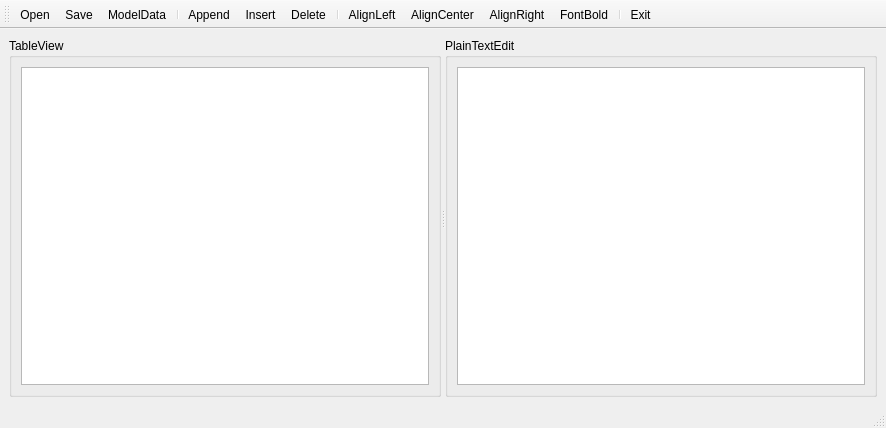
<?xml version="1.0" encoding="UTF-8"?>
<ui version="4.0">
 <class>MainWindow</class>
 <widget class="QMainWindow" name="MainWindow">
  <property name="geometry">
   <rect>
    <x>0</x>
    <y>0</y>
    <width>886</width>
    <height>428</height>
   </rect>
  </property>
  <property name="windowTitle">
   <string>MainWindow</string>
  </property>
  <property name="layoutDirection">
   <enum>Qt::LeftToRight</enum>
  </property>
  <widget class="QWidget" name="centralwidget">
   <layout class="QGridLayout" name="gridLayout_3">
    <item row="0" column="0">
     <widget class="QSplitter" name="splitter">
      <property name="orientation">
       <enum>Qt::Horizontal</enum>
      </property>
      <widget class="QGroupBox" name="groupBox">
       <property name="title">
        <string>TableView</string>
       </property>
       <layout class="QGridLayout" name="gridLayout">
        <item row="0" column="0">
         <widget class="QTableView" name="tableView"/>
        </item>
       </layout>
      </widget>
      <widget class="QGroupBox" name="groupBox_2">
       <property name="title">
        <string>PlainTextEdit</string>
       </property>
       <layout class="QGridLayout" name="gridLayout_2">
        <item row="0" column="0">
         <widget class="QPlainTextEdit" name="PlaninTextEdit"/>
        </item>
       </layout>
      </widget>
     </widget>
    </item>
   </layout>
  </widget>
  <widget class="QMenuBar" name="menubar">
   <property name="geometry">
    <rect>
     <x>0</x>
     <y>0</y>
     <width>886</width>
     <height>22</height>
    </rect>
   </property>
  </widget>
  <widget class="QToolBar" name="toolBar">
   <property name="windowTitle">
    <string>toolBar</string>
   </property>
   <property name="layoutDirection">
    <enum>Qt::LeftToRight</enum>
   </property>
   <property name="autoFillBackground">
    <bool>false</bool>
   </property>
   <property name="orientation">
    <enum>Qt::Horizontal</enum>
   </property>
   <property name="iconSize">
    <size>
     <width>32</width>
     <height>32</height>
    </size>
   </property>
   <property name="toolButtonStyle">
    <enum>Qt::ToolButtonTextUnderIcon</enum>
   </property>
   <property name="floatable">
    <bool>false</bool>
   </property>
   <attribute name="toolBarArea">
    <enum>TopToolBarArea</enum>
   </attribute>
   <attribute name="toolBarBreak">
    <bool>false</bool>
   </attribute>
   <addaction name="actionOpen"/>
   <addaction name="actionSave"/>
   <addaction name="actionModelData"/>
   <addaction name="separator"/>
   <addaction name="actionAppend"/>
   <addaction name="actionInsert"/>
   <addaction name="actionDelete"/>
   <addaction name="separator"/>
   <addaction name="actionAlignLeft"/>
   <addaction name="actionAlignCenter"/>
   <addaction name="actionAlignRight"/>
   <addaction name="actionFontBold"/>
   <addaction name="separator"/>
   <addaction name="actionExit"/>
  </widget>
  <widget class="QStatusBar" name="statusBar">
   <property name="layoutDirection">
    <enum>Qt::LeftToRight</enum>
   </property>
   <property name="autoFillBackground">
    <bool>false</bool>
   </property>
   <property name="sizeGripEnabled">
    <bool>true</bool>
   </property>
  </widget>
  <action name="actionOpen">
   <property name="icon">
    <iconset resource="ico.qrc">
     <normaloff>:/ico/ico/Open.png</normaloff>:/ico/ico/Open.png</iconset>
   </property>
   <property name="text">
    <string>Open</string>
   </property>
   <property name="toolTip">
    <string>Open</string>
   </property>
  </action>
  <action name="actionSave">
   <property name="icon">
    <iconset resource="ico.qrc">
     <normaloff>:/ico/ico/Save.png</normaloff>:/ico/ico/Save.png</iconset>
   </property>
   <property name="text">
    <string>Save</string>
   </property>
  </action>
  <action name="actionAppend">
   <property name="icon">
    <iconset resource="ico.qrc">
     <normaloff>:/ico/ico/Append.png</normaloff>:/ico/ico/Append.png</iconset>
   </property>
   <property name="text">
    <string>Append</string>
   </property>
  </action>
  <action name="actionInsert">
   <property name="checkable">
    <bool>false</bool>
   </property>
   <property name="icon">
    <iconset resource="ico.qrc">
     <normaloff>:/ico/ico/Insert.png</normaloff>:/ico/ico/Insert.png</iconset>
   </property>
   <property name="text">
    <string>Insert</string>
   </property>
  </action>
  <action name="actionDelete">
   <property name="icon">
    <iconset resource="ico.qrc">
     <normaloff>:/ico/ico/Delete.png</normaloff>:/ico/ico/Delete.png</iconset>
   </property>
   <property name="text">
    <string>Delete</string>
   </property>
  </action>
  <action name="actionExit">
   <property name="icon">
    <iconset resource="ico.qrc">
     <normaloff>:/ico/ico/Exit.png</normaloff>:/ico/ico/Exit.png</iconset>
   </property>
   <property name="text">
    <string>Exit</string>
   </property>
  </action>
  <action name="actionModelData">
   <property name="icon">
    <iconset resource="ico.qrc">
     <normaloff>:/ico/ico/ModelData.png</normaloff>:/ico/ico/ModelData.png</iconset>
   </property>
   <property name="text">
    <string>ModelData</string>
   </property>
  </action>
  <action name="actionAlignLeft">
   <property name="icon">
    <iconset resource="ico.qrc">
     <normaloff>:/ico/ico/AlignLeft.png</normaloff>:/ico/ico/AlignLeft.png</iconset>
   </property>
   <property name="text">
    <string>AlignLeft</string>
   </property>
  </action>
  <action name="actionAlignCenter">
   <property name="icon">
    <iconset resource="ico.qrc">
     <normaloff>:/ico/ico/AlignCenter.png</normaloff>:/ico/ico/AlignCenter.png</iconset>
   </property>
   <property name="text">
    <string>AlignCenter</string>
   </property>
  </action>
  <action name="actionAlignRight">
   <property name="icon">
    <iconset resource="ico.qrc">
     <normaloff>:/ico/ico/AlignRight.png</normaloff>:/ico/ico/AlignRight.png</iconset>
   </property>
   <property name="text">
    <string>AlignRight</string>
   </property>
  </action>
  <action name="actionFontBold">
   <property name="icon">
    <iconset resource="ico.qrc">
     <normaloff>:/ico/ico/FontBold.png</normaloff>:/ico/ico/FontBold.png</iconset>
   </property>
   <property name="text">
    <string>FontBold</string>
   </property>
  </action>
 </widget>
 <resources>
  <include location="ico.qrc"/>
 </resources>
 <connections/>
</ui>
